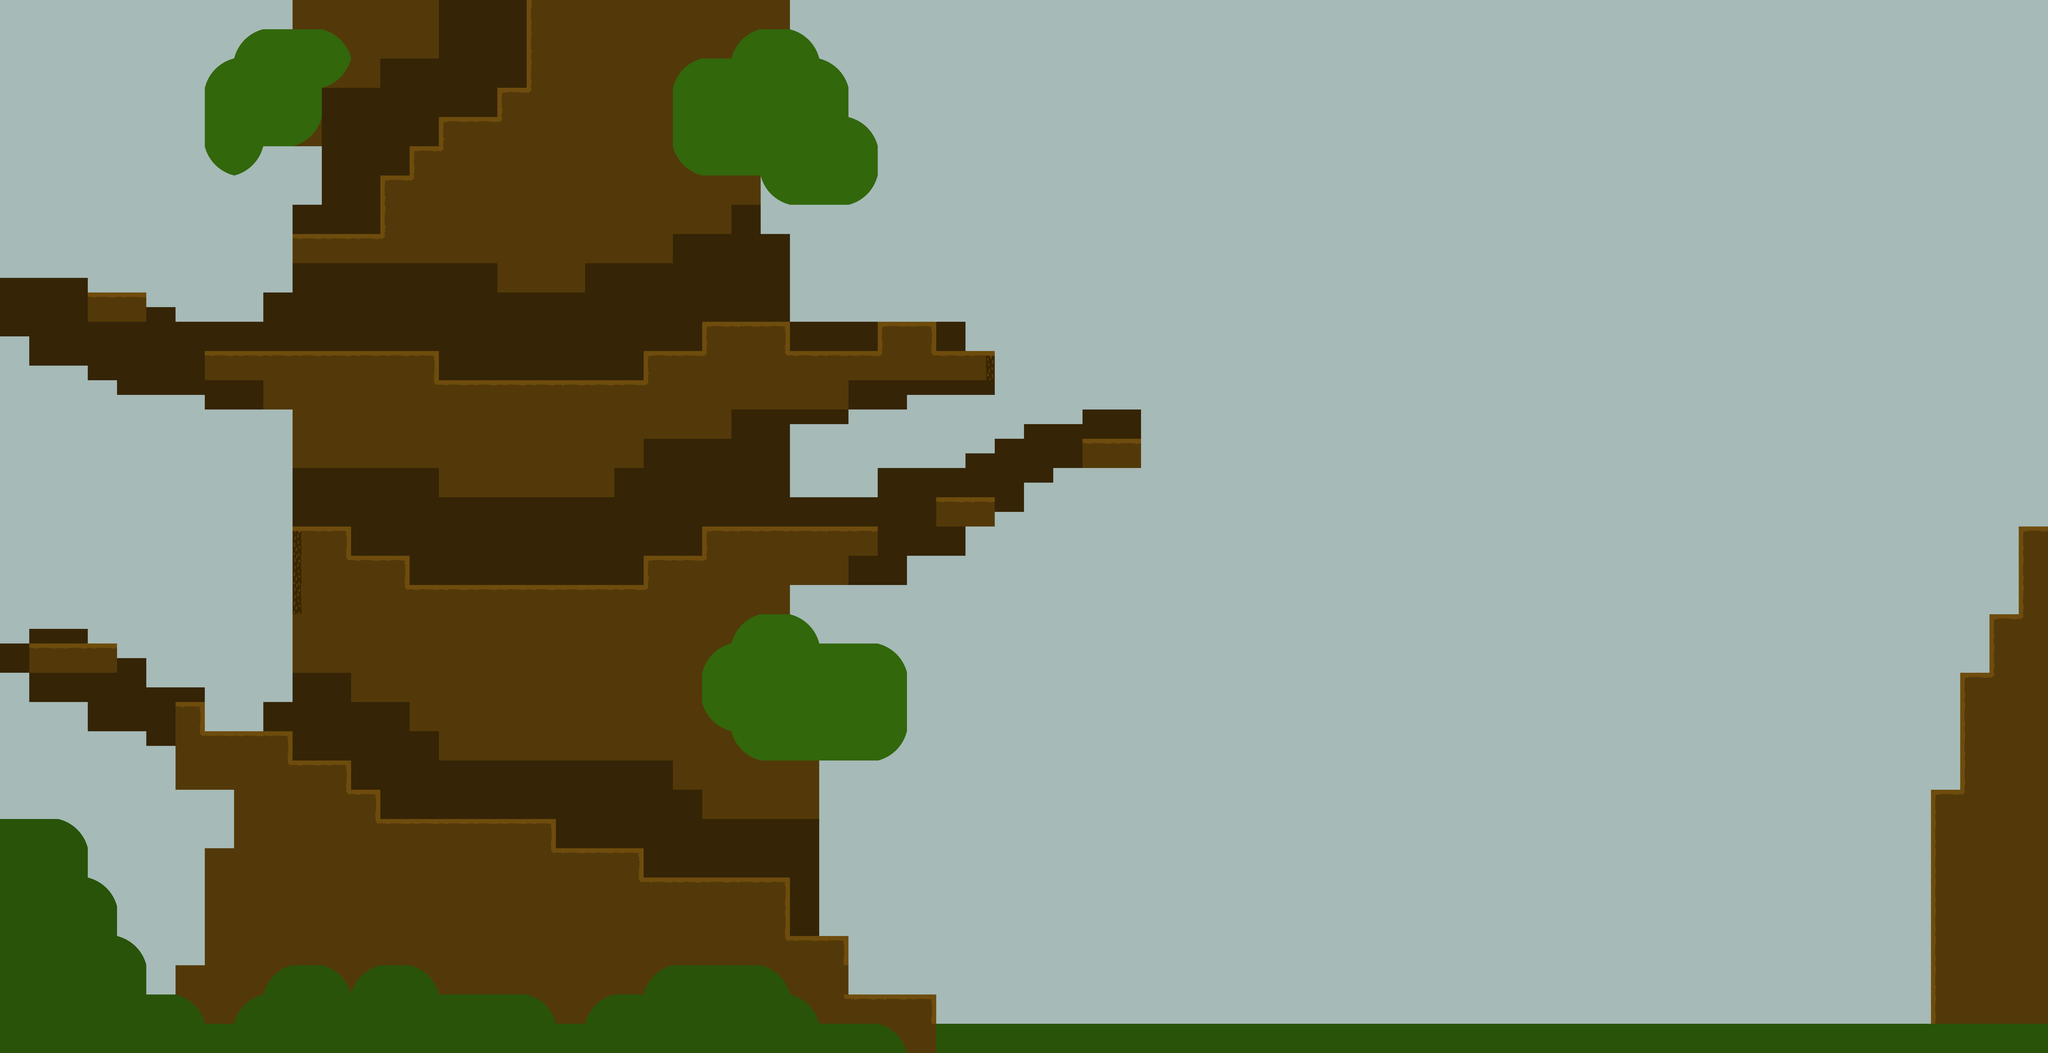

A 2D game scene composited from a Tiled map and its tileset images. What follows is a short description and the map's XML, with each tile layer's data collapsed to a summary:
An orthogonal 70x36 tile map with 128x128 px tiles, 6 tile layers (fond, branches, mur, tronc, ...) and 3 objects.

<map version="1.9" tiledversion="1.9.2" orientation="orthogonal" renderorder="right-down" width="70" height="36" tilewidth="128" tileheight="128" infinite="0" nextlayerid="9" nextobjectid="7">
 <editorsettings>
  <export target="../../assets/maps/carteTiledNiveau3bis.json" format="json" />
 </editorsettings>
 <tileset firstgid="1" name="tileset" tilewidth="128" tileheight="128" tilecount="100" columns="10">
  <image source="tileset.png" width="1280" height="1280" />
  <tile id="0">
   <properties>
    <property name="estSolide" type="bool" value="true" />
   </properties>
  </tile>
  <tile id="1">
   <properties>
    <property name="estSolide" type="bool" value="true" />
   </properties>
  </tile>
  <tile id="2">
   <properties>
    <property name="estSolide" type="bool" value="true" />
   </properties>
  </tile>
  <tile id="3">
   <properties>
    <property name="estSolide" type="bool" value="true" />
   </properties>
  </tile>
  <tile id="4">
   <properties>
    <property name="estSolide" type="bool" value="false" />
   </properties>
  </tile>
  <tile id="5">
   <properties>
    <property name="estSolide" type="bool" value="false" />
   </properties>
  </tile>
  <tile id="6">
   <properties>
    <property name="estSolide" type="bool" value="false" />
   </properties>
  </tile>
  <tile id="7">
   <properties>
    <property name="estSolide" type="bool" value="false" />
   </properties>
  </tile>
  <tile id="8">
   <properties>
    <property name="estSolide" type="bool" value="false" />
   </properties>
  </tile>
  <tile id="9">
   <properties>
    <property name="estSolide" type="bool" value="false" />
   </properties>
  </tile>
  <tile id="10">
   <properties>
    <property name="estSolide" type="bool" value="false" />
   </properties>
  </tile>
  <tile id="11">
   <properties>
    <property name="estSolide" type="bool" value="false" />
   </properties>
  </tile>
  <tile id="12">
   <properties>
    <property name="estSolide" type="bool" value="true" />
   </properties>
  </tile>
  <tile id="13">
   <properties>
    <property name="estSolide" type="bool" value="false" />
   </properties>
  </tile>
  <tile id="14">
   <properties>
    <property name="estSolide" type="bool" value="false" />
   </properties>
  </tile>
  <tile id="15">
   <properties>
    <property name="estSolide" type="bool" value="false" />
   </properties>
  </tile>
  <tile id="16">
   <properties>
    <property name="estSolide" type="bool" value="false" />
   </properties>
  </tile>
  <tile id="17">
   <properties>
    <property name="estSolide" type="bool" value="false" />
   </properties>
  </tile>
  <tile id="18">
   <properties>
    <property name="estSolide" type="bool" value="false" />
   </properties>
  </tile>
  <tile id="19">
   <properties>
    <property name="estSolide" type="bool" value="false" />
   </properties>
  </tile>
  <tile id="20">
   <properties>
    <property name="estSolide" type="bool" value="false" />
   </properties>
  </tile>
  <tile id="21">
   <properties>
    <property name="estSolide" type="bool" value="false" />
   </properties>
  </tile>
  <tile id="22">
   <properties>
    <property name="estSolide" type="bool" value="false" />
   </properties>
  </tile>
  <tile id="23">
   <properties>
    <property name="estSolide" type="bool" value="false" />
   </properties>
  </tile>
  <tile id="24">
   <properties>
    <property name="estSolide" type="bool" value="false" />
   </properties>
  </tile>
  <tile id="25">
   <properties>
    <property name="estSolide" type="bool" value="false" />
   </properties>
  </tile>
  <tile id="26">
   <properties>
    <property name="estSolide" type="bool" value="false" />
   </properties>
  </tile>
  <tile id="27">
   <properties>
    <property name="estSolide" type="bool" value="false" />
   </properties>
  </tile>
  <tile id="28">
   <properties>
    <property name="estSolide" type="bool" value="false" />
   </properties>
  </tile>
  <tile id="29">
   <properties>
    <property name="estSolide" type="bool" value="false" />
   </properties>
  </tile>
  <tile id="30">
   <properties>
    <property name="estSolide" type="bool" value="false" />
   </properties>
  </tile>
  <tile id="31">
   <properties>
    <property name="estSolide" type="bool" value="true" />
   </properties>
  </tile>
  <tile id="32">
   <properties>
    <property name="estSolide" type="bool" value="false" />
   </properties>
  </tile>
  <tile id="33">
   <properties>
    <property name="estSolide" type="bool" value="false" />
   </properties>
  </tile>
  <tile id="34">
   <properties>
    <property name="estSolide" type="bool" value="false" />
   </properties>
  </tile>
  <tile id="35">
   <properties>
    <property name="estSolide" type="bool" value="false" />
   </properties>
  </tile>
  <tile id="36">
   <properties>
    <property name="estSolide" type="bool" value="false" />
   </properties>
  </tile>
  <tile id="37">
   <properties>
    <property name="estSolide" type="bool" value="false" />
   </properties>
  </tile>
  <tile id="38">
   <properties>
    <property name="estSolide" type="bool" value="false" />
   </properties>
  </tile>
  <tile id="39">
   <properties>
    <property name="estSolide" type="bool" value="false" />
   </properties>
  </tile>
  <tile id="40">
   <properties>
    <property name="estSolide" type="bool" value="false" />
   </properties>
  </tile>
  <tile id="41">
   <properties>
    <property name="estSolide" type="bool" value="false" />
   </properties>
  </tile>
  <tile id="42">
   <properties>
    <property name="estSolide" type="bool" value="false" />
   </properties>
  </tile>
  <tile id="43">
   <properties>
    <property name="estSolide" type="bool" value="false" />
   </properties>
  </tile>
  <tile id="44">
   <properties>
    <property name="estSolide" type="bool" value="false" />
   </properties>
  </tile>
  <tile id="45">
   <properties>
    <property name="estSolide" type="bool" value="false" />
   </properties>
  </tile>
  <tile id="46">
   <properties>
    <property name="estSolide" type="bool" value="false" />
   </properties>
  </tile>
  <tile id="47">
   <properties>
    <property name="estSolide" type="bool" value="false" />
   </properties>
  </tile>
  <tile id="48">
   <properties>
    <property name="estSolide" type="bool" value="false" />
   </properties>
  </tile>
  <tile id="49">
   <properties>
    <property name="estSolide" type="bool" value="false" />
   </properties>
  </tile>
  <tile id="50">
   <properties>
    <property name="estSolide" type="bool" value="false" />
   </properties>
  </tile>
  <tile id="51">
   <properties>
    <property name="estSolide" type="bool" value="false" />
   </properties>
  </tile>
  <tile id="52">
   <properties>
    <property name="estSolide" type="bool" value="false" />
   </properties>
  </tile>
  <tile id="53">
   <properties>
    <property name="estSolide" type="bool" value="false" />
   </properties>
  </tile>
  <tile id="54">
   <properties>
    <property name="estSolide" type="bool" value="false" />
   </properties>
  </tile>
  <tile id="55">
   <properties>
    <property name="estSolide" type="bool" value="false" />
   </properties>
  </tile>
  <tile id="56">
   <properties>
    <property name="estSolide" type="bool" value="false" />
   </properties>
  </tile>
  <tile id="57">
   <properties>
    <property name="estSolide" type="bool" value="false" />
   </properties>
  </tile>
  <tile id="58">
   <properties>
    <property name="estSolide" type="bool" value="false" />
   </properties>
  </tile>
  <tile id="59">
   <properties>
    <property name="estSolide" type="bool" value="false" />
   </properties>
  </tile>
  <tile id="60">
   <properties>
    <property name="estSolide" type="bool" value="false" />
   </properties>
  </tile>
  <tile id="61">
   <properties>
    <property name="estSolide" type="bool" value="false" />
   </properties>
  </tile>
  <tile id="62">
   <properties>
    <property name="estSolide" type="bool" value="false" />
   </properties>
  </tile>
  <tile id="63">
   <properties>
    <property name="estSolide" type="bool" value="false" />
   </properties>
  </tile>
  <tile id="64">
   <properties>
    <property name="estSolide" type="bool" value="false" />
   </properties>
  </tile>
  <tile id="65">
   <properties>
    <property name="estSolide" type="bool" value="false" />
   </properties>
  </tile>
  <tile id="66">
   <properties>
    <property name="estSolide" type="bool" value="false" />
   </properties>
  </tile>
  <tile id="67">
   <properties>
    <property name="estSolide" type="bool" value="false" />
   </properties>
  </tile>
  <tile id="68">
   <properties>
    <property name="estSolide" type="bool" value="false" />
   </properties>
  </tile>
  <tile id="69">
   <properties>
    <property name="estSolide" type="bool" value="false" />
   </properties>
  </tile>
  <tile id="70">
   <properties>
    <property name="estSolide" type="bool" value="false" />
   </properties>
  </tile>
  <tile id="71">
   <properties>
    <property name="estSolide" type="bool" value="false" />
   </properties>
  </tile>
  <tile id="72">
   <properties>
    <property name="estSolide" type="bool" value="false" />
   </properties>
  </tile>
  <tile id="73">
   <properties>
    <property name="estSolide" type="bool" value="false" />
   </properties>
  </tile>
  <tile id="74">
   <properties>
    <property name="estSolide" type="bool" value="false" />
   </properties>
  </tile>
  <tile id="75">
   <properties>
    <property name="estSolide" type="bool" value="false" />
   </properties>
  </tile>
  <tile id="76">
   <properties>
    <property name="estSolide" type="bool" value="false" />
   </properties>
  </tile>
  <tile id="77">
   <properties>
    <property name="estSolide" type="bool" value="false" />
   </properties>
  </tile>
  <tile id="78">
   <properties>
    <property name="estSolide" type="bool" value="false" />
   </properties>
  </tile>
  <tile id="79">
   <properties>
    <property name="estSolide" type="bool" value="false" />
   </properties>
  </tile>
  <tile id="80">
   <properties>
    <property name="estSolide" type="bool" value="false" />
   </properties>
  </tile>
  <tile id="81">
   <properties>
    <property name="estSolide" type="bool" value="false" />
   </properties>
  </tile>
  <tile id="82">
   <properties>
    <property name="estSolide" type="bool" value="false" />
   </properties>
  </tile>
  <tile id="83">
   <properties>
    <property name="estSolide" type="bool" value="false" />
   </properties>
  </tile>
  <tile id="84">
   <properties>
    <property name="estSolide" type="bool" value="false" />
   </properties>
  </tile>
  <tile id="85">
   <properties>
    <property name="estSolide" type="bool" value="false" />
   </properties>
  </tile>
  <tile id="86">
   <properties>
    <property name="estSolide" type="bool" value="false" />
   </properties>
  </tile>
  <tile id="87">
   <properties>
    <property name="estSolide" type="bool" value="false" />
   </properties>
  </tile>
  <tile id="88">
   <properties>
    <property name="estSolide" type="bool" value="false" />
   </properties>
  </tile>
  <tile id="89">
   <properties>
    <property name="estSolide" type="bool" value="false" />
   </properties>
  </tile>
 </tileset>
 <layer id="1" name="fond" width="70" height="36">
  <data>[2520 cells, 2520 non-empty, 1 distinct tile ids]</data>
 </layer>
 <layer id="4" name="branches" width="70" height="36">
  <data>[2520 cells, 345 non-empty, 2 distinct tile ids]</data>
 </layer>
 <layer id="2" name="mur" width="70" height="36">
  <data>[2520 cells, 627 non-empty, 4 distinct tile ids]</data>
 </layer>
 <layer id="3" name="tronc" width="70" height="36">
  <data>[2520 cells, 4 non-empty, 1 distinct tile ids]</data>
 </layer>
 <layer id="8" name="murDeco" width="70" height="36">
  <data>[2520 cells, 158 non-empty, 5 distinct tile ids]</data>
 </layer>
 <objectgroup id="6" name="collision">
  <object id="1" x="1680" y="2432" width="128" height="128" />
  <object id="2" x="2805.33" y="2432" width="128" height="128" />
 </objectgroup>
 <objectgroup id="7" name="sortie">
  <object id="3" x="1920" y="0" width="384" height="66.6667" />
 </objectgroup>
 <layer id="5" name="premierPlan" width="70" height="36">
  <data>[2520 cells, 82 non-empty, 2 distinct tile ids]</data>
 </layer>
</map>
